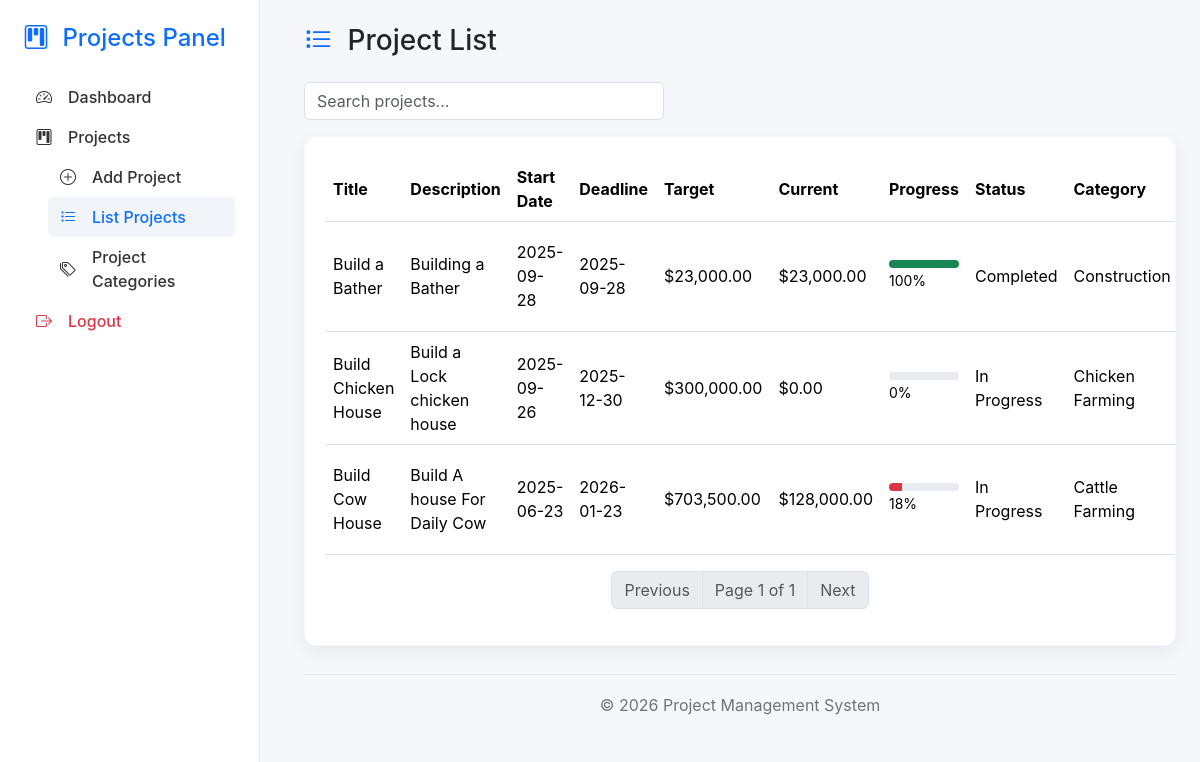
Screenshot of /goal_project_app/projects/list_projects.php (signed in) with the database file from the repository.
### tables this page shows
CREATE TABLE `projects` (
  `id` int(11) NOT NULL,
  `title` varchar(255) NOT NULL,
  `description` text DEFAULT NULL,
  `start_date` date NOT NULL DEFAULT curdate(),
  `deadline` date DEFAULT NULL,
  `target_amount` decimal(12,2) NOT NULL DEFAULT 0.00,
  `current_amount` decimal(12,2) NOT NULL DEFAULT 0.00,
  `progress` decimal(5,2) NOT NULL DEFAULT 0.00,
  `created_at` timestamp NOT NULL DEFAULT current_timestamp(),
  `status` enum('Pending','In Progress','Completed') DEFAULT 'Pending',
  `viewed` tinyint(1) DEFAULT 0,
  `category_id` int(11) DEFAULT NULL
);

CREATE TABLE `project_categories` (
  `id` int(11) NOT NULL,
  `name` varchar(100) NOT NULL,
  `description` text DEFAULT NULL,
  `created_at` timestamp NOT NULL DEFAULT current_timestamp()
);

### goal_project_app/projects/list_projects.php (the view, shortened to what this page needs)
<?php
require_once "../config/db.php";
$limit = 10;
$page = isset($_GET['page']) && is_numeric($_GET['page']) ? max(1, (int)$_GET['page']) : 1;
$offset = ($page - 1) * $limit;
$totalProjects = (int)$pdo->query("SELECT COUNT(*) FROM projects")->fetchColumn();
$totalPages = $totalProjects > 0 ? ceil($totalProjects / $limit) : 1;
$stmt = $pdo->prepare("
    SELECT p.*, c.name AS category
    FROM projects p
    LEFT JOIN project_categories c ON p.category_id = c.id
    ORDER BY p.created_at DESC
    LIMIT :limit OFFSET :offset
");
$stmt->bindValue(':limit', $limit, PDO::PARAM_INT);
$stmt->bindValue(':offset', $offset, PDO::PARAM_INT);
$stmt->execute();
$projects = $stmt->fetchAll(PDO::FETCH_ASSOC);
?>
<!DOCTYPE html>
<html lang="en">
<head>
<link href="https://cdn.jsdelivr.net/npm/bootstrap@5.3.2/dist/css/bootstrap.min.css" rel="stylesheet">
<link href="https://cdn.jsdelivr.net/npm/bootstrap-icons/font/bootstrap-icons.css" rel="stylesheet">
</head>
<body>
<aside class="sidebar d-flex flex-column">
  <h4><i class="bi bi-kanban me-2"></i> Projects Panel</h4>
  <nav class="nav flex-column">
    <a class="nav-link" href="../index.php"><i class="bi bi-speedometer2 me-2"></i> Dashboard</a>
    <a class="nav-link" data-bs-toggle="collapse" href="#projectMenu" role="button" aria-expanded="true">
      <i class="bi bi-kanban me-2"></i> Projects
    </a>
    <div class="collapse show submenu" id="projectMenu">
      <a class="nav-link" href="add_project.php"><i class="bi bi-plus-circle me-2"></i> Add Project</a>
      <a class="nav-link active" href="list_projects.php"><i class="bi bi-list-task me-2"></i> List Projects</a>
      <a class="nav-link" href="manage_categories.php"><i class="bi bi-tags me-2"></i> Project Categories</a>
    </div>
    <a class="nav-link text-danger mt-auto" href="../logout.php"><i class="bi bi-box-arrow-right me-2"></i> Logout</a>
  </nav>
</aside>
<main class="content">
  <h3 class="mb-4"><i class="bi bi-list-task me-2 text-primary"></i> Project List</h3>
  <div class="d-flex justify-content-between align-items-center mb-3">
    <input id="searchInput" class="form-control search-box" placeholder="Search projects..." autocomplete="off">
  </div>
  <div class="card-modern table-responsive">
    <table class="table table-hover align-middle">
      <thead>
        <tr>
          <th>Title</th>
          <th>Description</th>
          <th>Start Date</th>
          <th>Deadline</th>
          <th>Target</th>
          <th>Current</th>
          <th>Progress</th>
          <th>Status</th>
          <th>Category</th>
        </tr>
      </thead>
      <tbody id="projectTable">
        <?php foreach($projects as $p): ?>
        <tr>
          <td><?= htmlspecialchars($p['title']) ?></td>
          <td><?= htmlspecialchars($p['description']) ?></td>
          <td><?= htmlspecialchars($p['start_date']) ?></td>
          <td><?= htmlspecialchars($p['deadline']) ?></td>
          <td>$<?= number_format($p['target_amount'],2) ?></td>
          <td>$<?= number_format($p['current_amount'],2) ?></td>
          <td>
            <div class="progress" style="height:8px;">
              <div class="progress-bar <?= $p['progress']<50?'bg-danger':'bg-success' ?>" style="width:<?= (int)$p['progress'] ?>%;"></div>
            </div>
            <small><?= (int)$p['progress'] ?>%</small>
          </td>
          <td><?= htmlspecialchars($p['status']) ?></td>
          <td><?= htmlspecialchars($p['category'] ?? '-') ?></td>
        </tr>
        <?php endforeach; ?>
      </tbody>
    </table>
    <nav class="mt-3">
      <ul class="pagination justify-content-center">
        <li class="page-item <?= ($page<=1)?'disabled':'' ?>">
          <a class="page-link" href="?page=<?= max(1,$page-1) ?>">Previous</a>
        </li>
        <li class="page-item disabled"><span class="page-link">Page <?= $page ?> of <?= $totalPages ?></span></li>
        <li class="page-item <?= ($page>=$totalPages)?'disabled':'' ?>">
          <a class="page-link" href="?page=<?= min($totalPages,$page+1) ?>">Next</a>
        </li>
      </ul>
    </nav>
  </div>
  <div class="footer">&copy; <?= date('Y') ?> Project Management System</div>
</main>
</body>
</html>

### goal_project_app/projects/list_projects.php (style rules this page uses)
body { font-family: 'Inter', sans-serif; background:#f6f7fb; }
.sidebar { width:260px; min-height:100vh; background:#fff; border-right:1px solid #e5e7eb; padding:1.5rem; position:fixed; top:0; left:0; }
.sidebar h4 { color:#0d6efd; margin-bottom:1.5rem; }
.sidebar .nav-link { color:#333; border-radius:6px; padding:.5rem .75rem; font-weight:500; display:flex; align-items:center; gap:8px; }
.sidebar .nav-link.active, .sidebar .nav-link:hover { color:#0d6efd; background:#f1f5f9; }
.sidebar .submenu { padding-left:1.5rem; }
.content { margin-left:280px; padding:24px; }
.card-modern { background:#fff; border-radius:12px; box-shadow:0 6px 18px rgba(16,24,40,0.06); border:1px solid rgba(16,24,40,0.04); padding:20px; }
.table td, .table th { vertical-align: middle; }
.search-box { max-width:360px; }
.footer { text-align:center; color:#6c757d; padding:18px 0; margin-top:28px; border-top:1px solid rgba(16,24,40,0.06); }

### rows the page displays
projects: title "Build a Bather", description "Building a Bather", start_date "2025-09-28", deadline "2025-09-28", target_amount "23,000.00", current_amount "23,000.00", progress "100", status "Completed", project_categories.name "Construction"
projects: title "Build Chicken House", description "Build a Lock chicken house", start_date "2025-09-26", deadline "2025-12-30", target_amount "300,000.00", current_amount "0.00", progress "0", status "In Progress", project_categories.name "Chicken Farming"
projects: title "Build Cow House", description "Build A house For Daily Cow", start_date "2025-06-23", deadline "2026-01-23", target_amount "703,500.00", current_amount "128,000.00", progress "18", status "In Progress", project_categories.name "Cattle Farming"

### other values shown
$page "1"
$totalPages "1"
